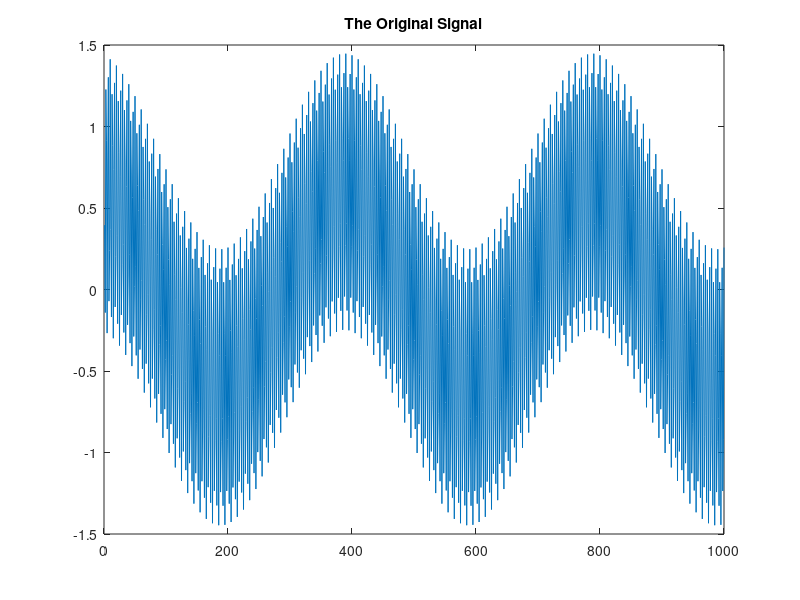
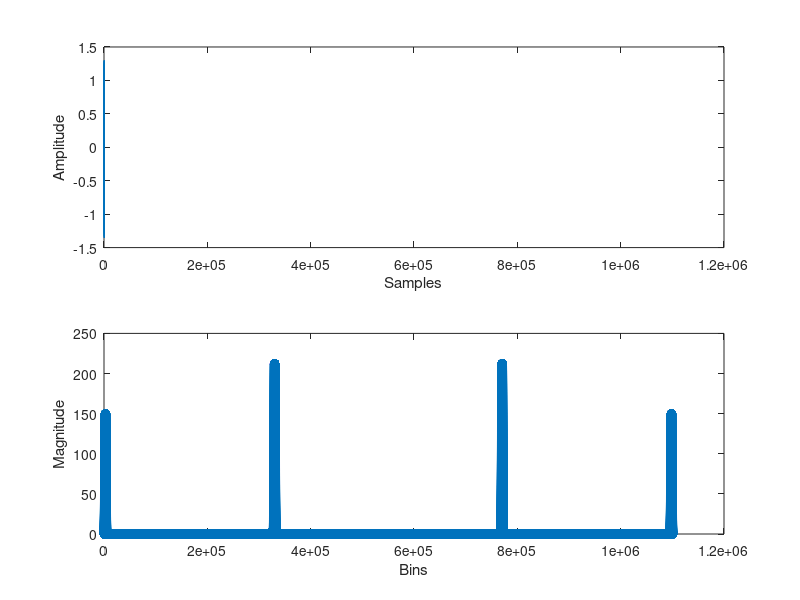
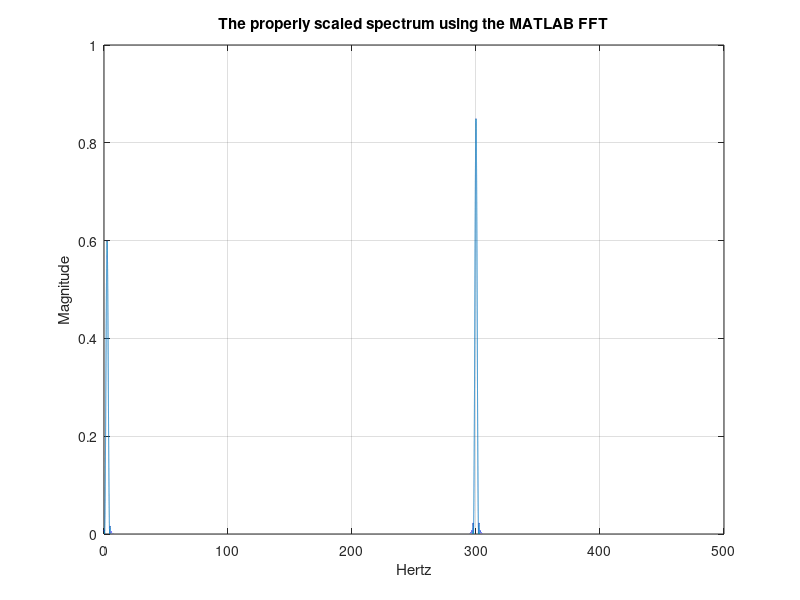

Recreate these plots in MATLAB, in order.
% Phillip K Poon
% 05 June 2017
%
% This script demonstrates the proper use of zero padding and
% windowing of the time domain signal. It also hows how to
% extract the amplitude, phase, and frequency information of a
% sinusoid in the frequency domain after the fft has been applied

clc;
clearvars;
close all;

% Sampling Frequency In Hertz
fs = 1000;

% Setup the time Axis
startTime = 0.0;
endTime = 1.0; % The number of seconds you want it to last
t = startTime: 1/fs : endTime - 1/fs;

% Frequency and phase of the first cosine signal
f1 = 2.5; % Frequency in Hertz
phi1 = 0.2; % Phase in Radians
a1 = 0.6; % Amplitude

f2 = 300.00;
phi2 = 1.8;
a2 = 0.85;

% Original Signal with Frequency f1 and Phase phi1
x0 = a1*cos(2*pi*f1*t + phi1) + a2*cos(2*pi*f2*t + phi2);

% Plot the original signal
figure;
plot(x0);
title('The Original Signal')



% Turn on zero-padding
zeroPadFlag = 1;
% Turn on windowing using the Hanning window to reduce the
% side lobes
hanningWindowFlag = 1;


if zeroPadFlag == 0
    
    x1 = x0;
    
    X1 = fft(x1);
    
elseif zeroPadFlag == 1
    
    if hanningWindowFlag == 1
        
        % You should apply the window BEFORE zero padding!
        
        x0 = x0.*hanning(length(x0)).';
    end
    
        % You can change the amount of zero-padding to increase
        % of decrease the frequency resolution.
        % The frequency resolution is fs/N, where N is the length of 
        % x1 AFTER zero-padding. 
        
        x1 = [x0 zeros(1,1100000)];
        X1 = fft(x1);
end

X1_mag = abs(X1);
X1_phase = angle(X1);

figure;

% Subplot the signal in the time domain
subplot(2,1,1);
plot(x1,'-');
xlabel('Samples')
ylabel('Amplitude')


subplot(2,1,2);

% Subplot the signal in the frequency domain
plot(0: length(X1) - 1, abs(X1) ,'o');
ylabel('Magnitude')
xlabel('Bins')


% A properly scaled frequency magnitude
X1_magAmpScaled = X1_mag /  ( length(x0)/4 );

% Setup the frequency axis
freqAxis =  ( ( 1:length(X1) ) - 1 ) * fs / length(X1);

% Plot the magnitude of the FFT with the proper amplitude and
% frequency domain scaling
figure;
plot(freqAxis, X1_magAmpScaled);
xlabel('Hertz')
ylabel('Magnitude')
title('The properly scaled spectrum using the MATLAB FFT')
grid on;
xlim([0 fs/2]);